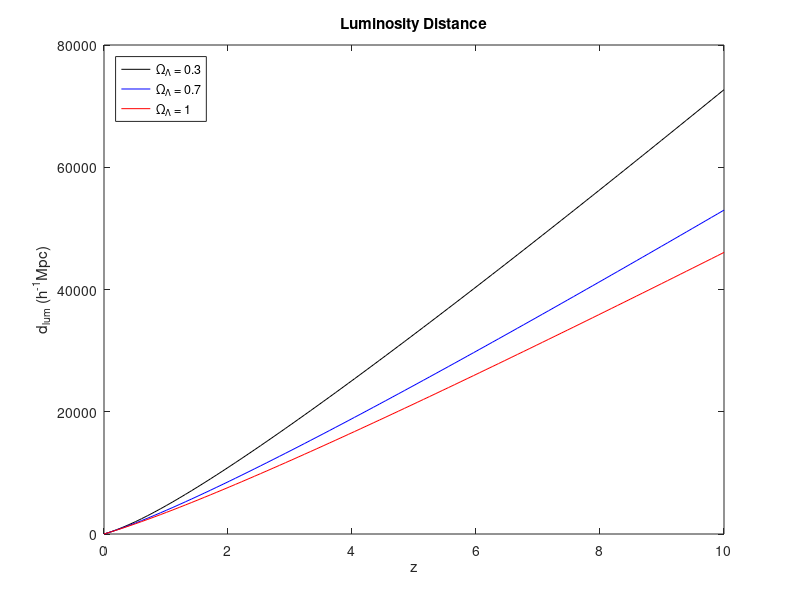

MATLAB code to generate this figure:
f = @(z) 1./((1+z).^3).^(1/2);
g = @(z) 1./(0.7+0.3.*(1+z).^3).^(1/2);
h = @(z) 1./(0.3+0.7.*(1+z).^3).^(1/2);
X = linspace(0,10);
for i = 1:100
   g1 = integral(g,0,X(i));
   dg(i) = 2997.92458*(g1)*(1+X(i));
   f1 = integral(f,0,X(i));
   df(i) = 2997.92458*(f1)*(1+X(i));
   h1 = integral(h,0,X(i));
   dh(i) = 2997.92458*(h1)*(1+X(i));
end
plot(X,dg,'black',X,dh,'blue',X,df,'red')
title('Luminosity Distance')
xlabel('z')
ylabel('d_{lum} (h^{-1}Mpc)')
legend('\Omega_\Lambda = 0.3','\Omega_\Lambda = 0.7','\Omega_\Lambda = 1','location','northwest')


